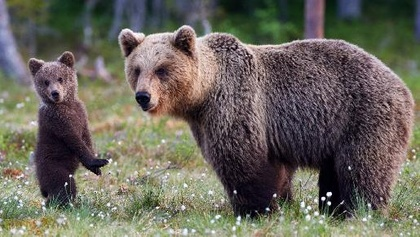
%> input picture images/image3_resized.jpg, 420 x 237 px, shrunk from 515 x 290 before the run
$ octave task_06_histogram.m   (GNU Octave 9; MATLAB toolbox functions it lacks are replaced by stand-ins)
%> lines starting %> are read from the running program, lines starting %| are printed output that depends on the picture
clc;
clear;
close all;

img = uint8(imread('images/image3_resized.jpg'));
%> img is the input picture: size 237x420x3 uint8; mean R, G, B 105.8, 102.1, 92.2
[h, w, ch] = size(img);
%> h = 237; w = 420; ch = 3

figure(1);
subplot(2, (ch+1)/2, 1);
imshow(img);
title('Original Image');

for k = 1:ch
    histogram = zeros(256);
    for i = 1:h
        for j = 1:w
            histogram(img(i,j, k) + 1) = histogram(img(i,j, k) + 1) + 1;
        end
    end

    subplot(2, (ch+1)/2, k + 1);
    stem(0:255, histogram);
    title(['Color ', num2str(k)]);
end
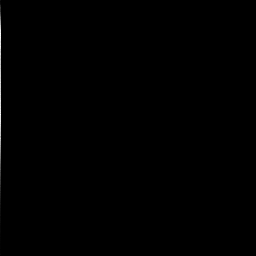
%> histogram: size 256x256 double; min 0, max 792, mean 1.5; drawn with min black and max white
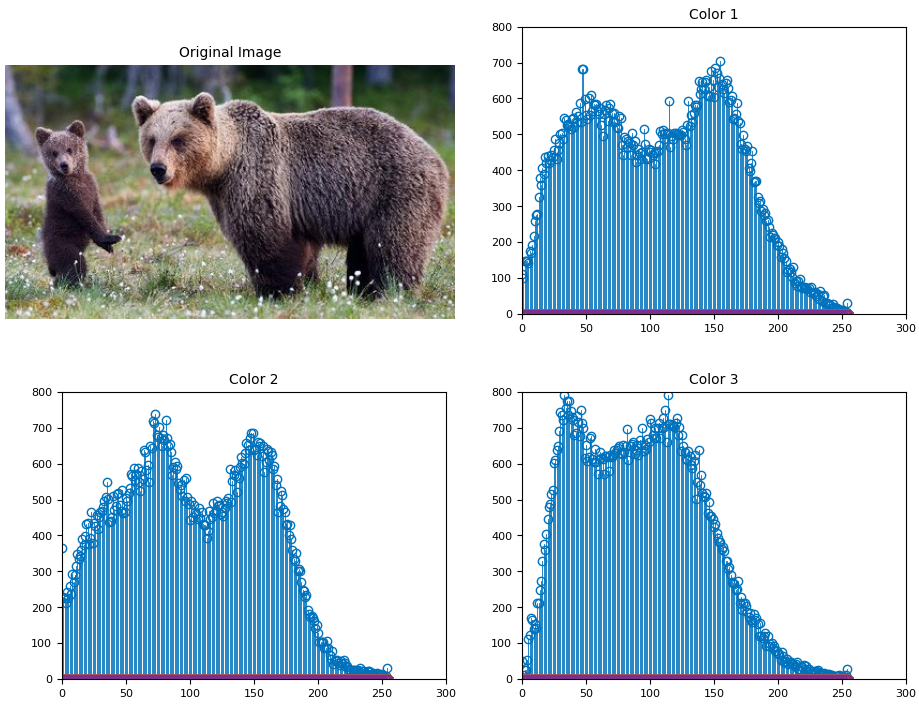
%> figure redrawn from the program's plot data, 4 panels
